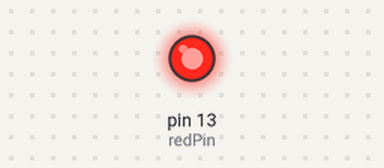
The sketch below on a simulated Arduino Uno, built with avr-gcc and run on an emulated ATmega328P. Shown: output pins drawn as LEDs (lit = HIGH).

Above: at 0.8 s.
At 4.6 s:
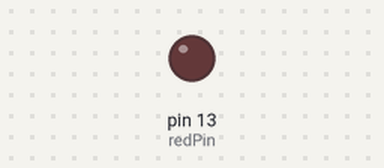
Timing chart, 0 to 6.8 s (numbered marks = the images above):
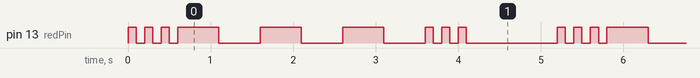

Measured:
- by itself, pin 13 (redPin): repeats every 5.2 s: 2 × (LOW 0.10 s, HIGH 0.10 s), LOW 0.10 s, 3 × (HIGH 0.50 s, LOW 0.50 s), 2 × (HIGH 0.10 s, LOW 0.10 s), HIGH 0.10 s, LOW 1.1 s, HIGH 0.10 s
- by itself, everything shown: repeats every 5.2 s, in 18 steps

The sketch:

SOS.ino
```cpp
int redPin = 13;

void setup()
{
  // put your setup code here, to run once:
  pinMode(redPin, OUTPUT);
}

void loop()
{
  blink(3, 100);
  blink(3, 500);
  blink(3, 100);
  delay(1000);
}

void blink(int timesBlinked, int delayMS)
{
  for (size_t i = 0; i < timesBlinked; i++)
  {
    digitalWrite(redPin, HIGH);
    delay(delayMS);
    digitalWrite(redPin, LOW);
    delay(delayMS);
  }
}
```
